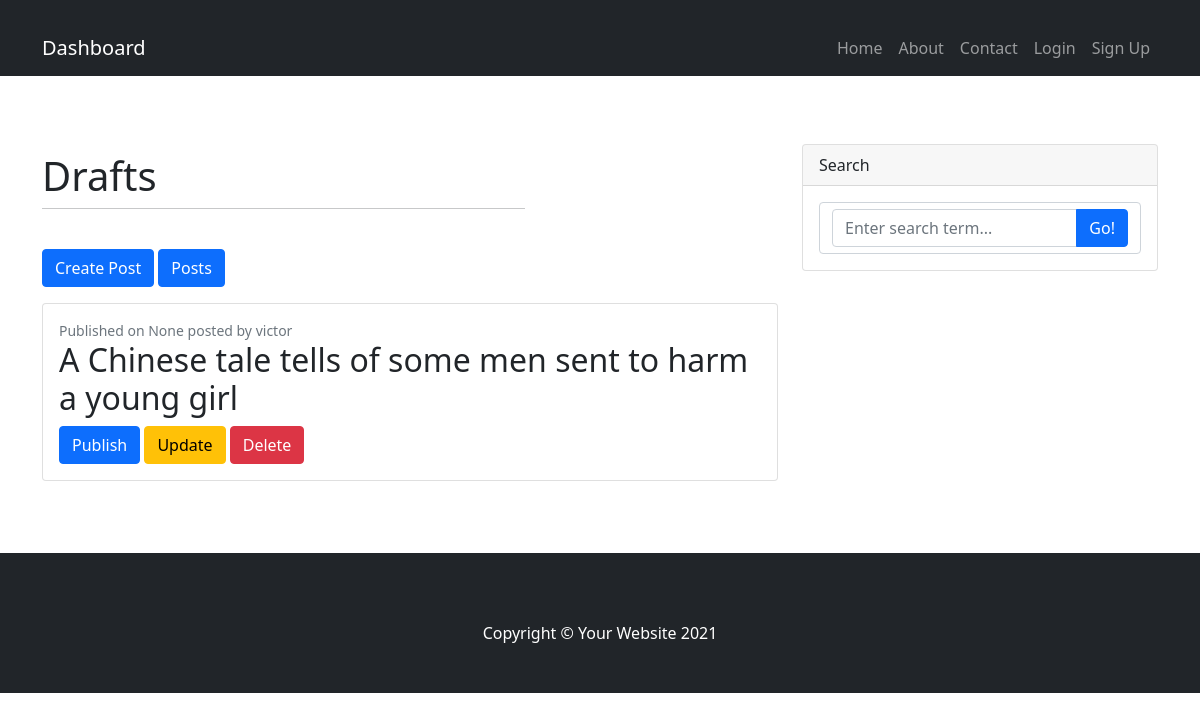
The page /drafts/ on the database as committed earlier.
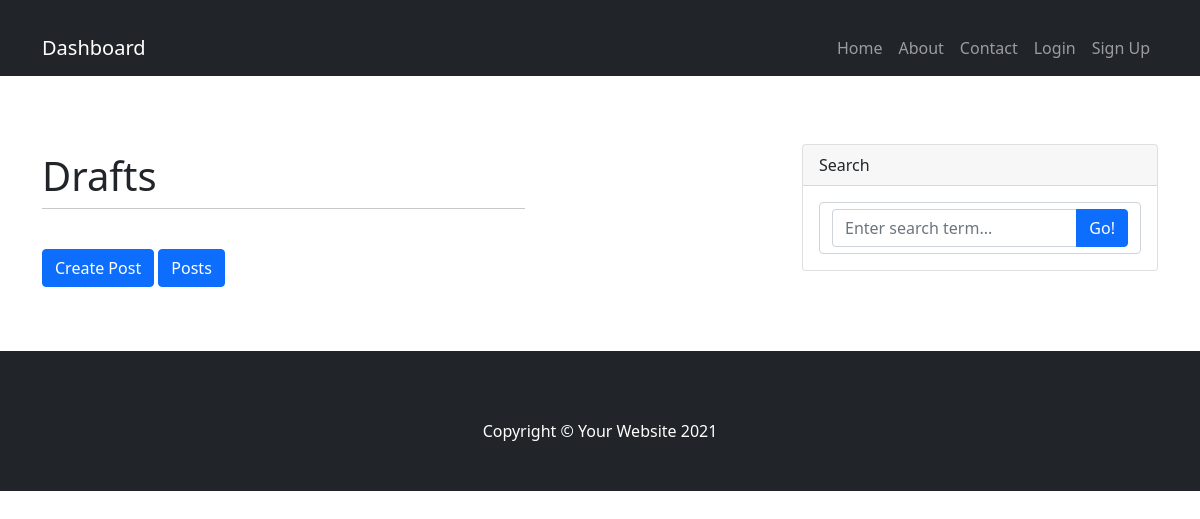
The same page on the database as committed later.
### blog/models.py (models this page shows, shortened)
class Post(models.Model):
    author = models.ForeignKey(User, on_delete=models.CASCADE)
    title = models.CharField(max_length=200)
    content = models.TextField()
    slug = models.SlugField(allow_unicode=True, unique=True, blank=True)
    image = models.ImageField(default='post.jpg', upload_to='post_pics/')
    created_date = models.DateField(default=timezone.now)
    published_date = models.DateField(blank=True, null=True)
    category = models.ForeignKey('blog.category', on_delete=models.CASCADE)

### blog/views.py (the view)
# urls.py: path('drafts/', views.DraftPostView.as_view(), name='post_drafts'),
class DraftPostView(ListView):
    context_object_name = "drafts"
    template_name = 'dashboard/draft_post_list.html'
    model = Post
    def get_queryset(self):
        return Post.objects.filter(published_date=None)

### blog/templates/dashboard/draft_post_list.html (shortened to what this page needs)
{% extends 'dashboard/d_base.html'%}
{% block content %}
        <div class="container">
            <div class="row py-5">
                <div class="col-lg-8">
                    <div class="row justify-content-left">
                        <div class="col-8">
                          <h1 class="mt-2">Drafts</h1>
                          <hr class="mt-0 mb-4">
                        <a class="btn btn-primary my-3" href="{% url 'post_create' %}">Create Post</a>
                        <a class="btn btn-primary my-3" href="{% url 'dashboard' %}">Posts</a>
                        </div>
                    </div>
                    {% for post in drafts %}
                        {% if not post.published_date%}
                        <div class="card mb-4">
                            <div class="card-body">
                                <div class="small text-muted">Published on {{ post.published_date }} posted by {{ post.author.username }}</div>
                                <h2 class="card-title">{{ post.title }}</h2>
                                <a class="btn btn-primary" href="{% url 'post_publish' slug=post.slug %}">Publish</a>
                                <a class="btn btn-warning" href="#">Update</a>
                                <a class="btn btn-danger" href="#">Delete</a>
                            </div>
                        </div>
                        {% else %}
                        <div class="card mb-4">
                            <div class="card-body">
                                <h2 class="card-title">You have no posts to display</h2>
                            </div>
                        </div>
                        {% endif %}
                    {% endfor %}
                </div>
                <div class="col-lg-4">
                    <div class="card mb-4">
                        <div class="card-header">Search</div>
                        <div class="card-body">
                            <form class="form-control" method="GET" action="{% url 'search_result' %}">
                            <div class="input-group">
                                <input class="form-control" name="q" type="text" placeholder="Enter search term..." aria-label="Enter search term..." aria-describedby="button-search" />
                                <button class="btn btn-primary" id="button-search" type="submit">Go!</button>
                            </div>
                            </form>
                        </div>
                    </div>
                </div>
            </div>
        </div>
 {% endblock %}

Rows that differ between the two databases and show on the page:
no longer on this page (row edited): Post: published_date "None", author.username "victor", title "A Chinese tale tells of some men sent to harm a young girl"
